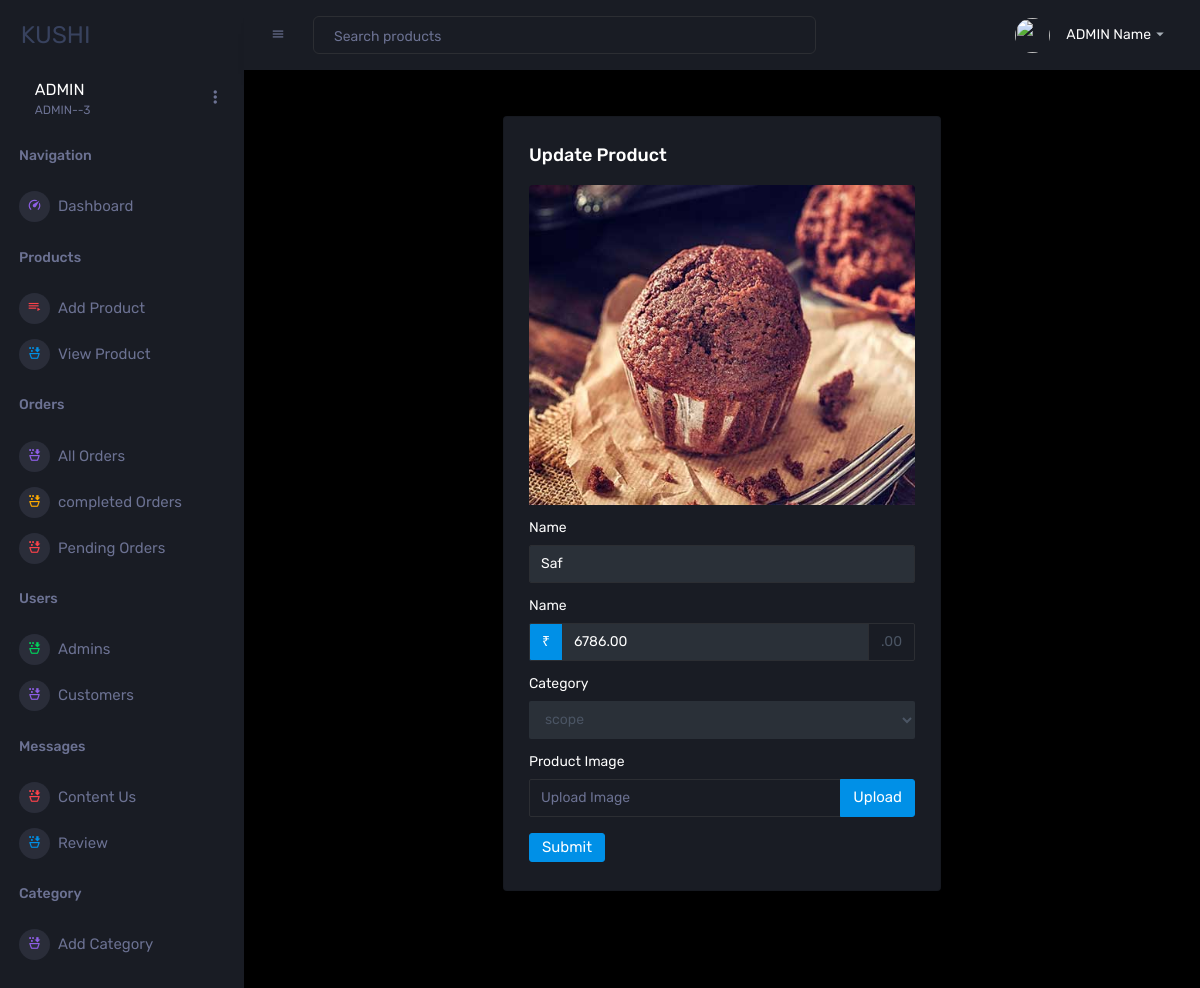
/admin/update_product.php?update=58, run on the app's committed database.
### tables this page shows
CREATE TABLE `products` (
  `id` int(100) NOT NULL,
  `name` varchar(100) NOT NULL,
  `category` varchar(100) NOT NULL,
  `price` decimal(10,2) NOT NULL,
  `image` varchar(100) NOT NULL
);

### admin/update_product.php (the view, shortened to what this page needs)
<?php include('./includes/header.php'); ?>
<div class="main-panel">
    <div class="content-wrapper">
        <div class="row d-flex justify-content-center mt-3">
            <div class="col-6 grid-margin stretch-card">
                <div class="card">
                    <div class="card-body">
                        <h4 class="card-title">Update Product</h4>
                        <?php
                        $update_id = $_GET['update'];
                        $show_products = $conn->prepare("SELECT * FROM `products` WHERE id = ?");
                        $show_products->execute([$update_id]);
                        if ($show_products->rowCount() > 0) {
                            while ($fetch_products = $show_products->fetch(PDO::FETCH_ASSOC)) {
                                ?>
                                <form class="forms-sample" action="./view_product.php" method="POST"
                                    enctype="multipart/form-data">
                                    <div class="form-group d-flex justify-content-center">
                                        <img src="./uploaded_img/<?= $fetch_products['image']; ?>" class="img-fluid rounded-top"
                                            style="height: 20rem;" alt="">
                                    </div>
                                    <div class="form-group">
                                        <label>Name</label>
                                        <input type="text" class="form-control" value="<?= $fetch_products['name']; ?>"
                                            name="name" placeholder="Product Name" required>
                                    </div>
                                    <div class="form-group">
                                        <label>Name</label>
                                        <div class="input-group">
                                            <div class="input-group-prepend">
                                                <span class="input-group-text bg-primary text-white">₹</span>
                                            </div>
                                            <input type="number" class="form-control" name="price" aria-label="Amount"
                                                value="<?= $fetch_products['price']; ?>" required>
                                            <div class="input-group-append">
                                                <span class="input-group-text">.00</span>
                                            </div>
                                        </div>
                                    </div>
                                    <div class="form-group">
                                        <label>Category</label>
                                        <select name="category" class="form-control" required>
                                            <option value="<?= $fetch_products['category']; ?>" selected><?= $fetch_products['category']; ?></option>
                                        </select>
                                    </div>
                                    <div class="form-group">
                                        <label>Product Image</label>
                                        <div class="input-group col-xs-12">
                                            <input type="text" class="form-control file-upload-info" disabled
                                                placeholder="Upload Image">
                                            <span class="input-group-append">
                                                <button class="file-upload-browse btn btn-primary" type="button">Upload</button>
                                            </span>
                                        </div>
                                    </div>
                                    <button name="update" type="submit" class="btn btn-primary mr-2">Submit</button>
                                </form>
                                <?php
                            }
                        } else {
                            echo '<p class="empty">no products added yet!</p>';
                        }
                        ?>
                    </div>
                </div>
            </div>
        </div>
    </div>
</div>
<?php include('./includes/footer.php'); ?>

### data on the page
products: image (picture), name "Saf", price "6786.00", category "scope"
